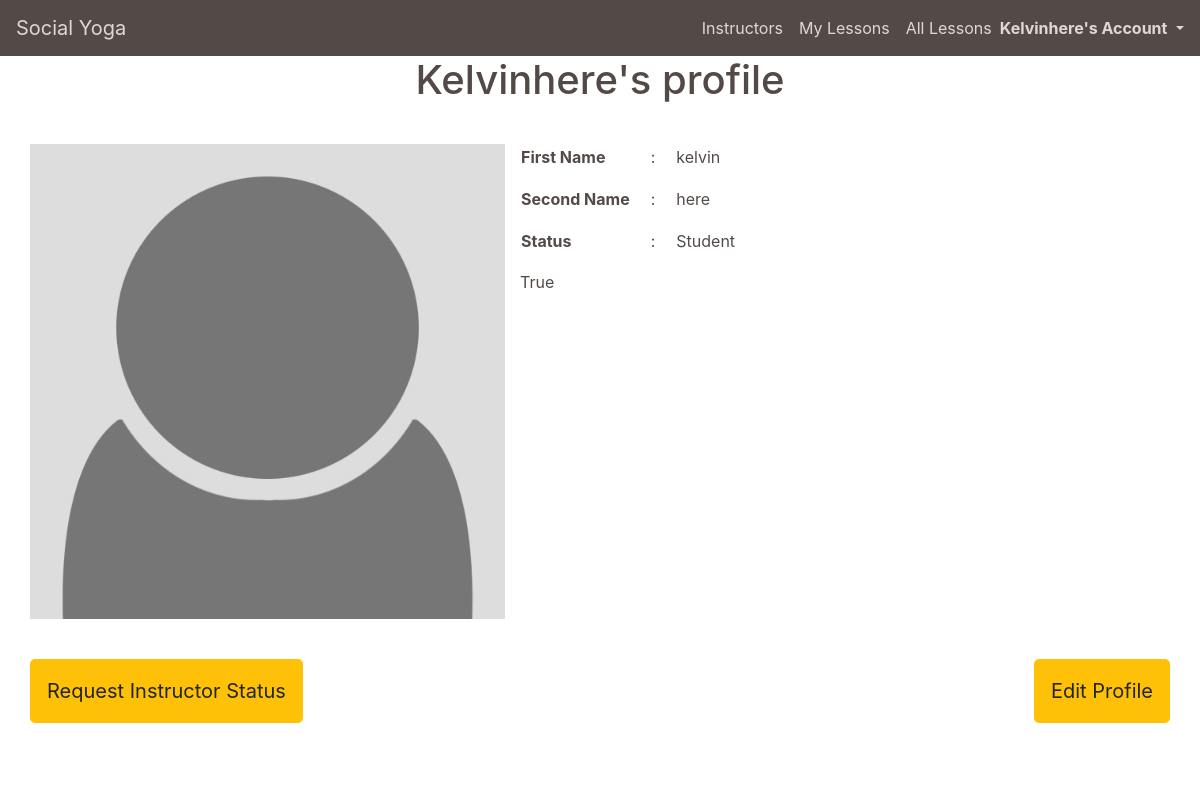
Before: /profiles/ (signed in) with the older database file.
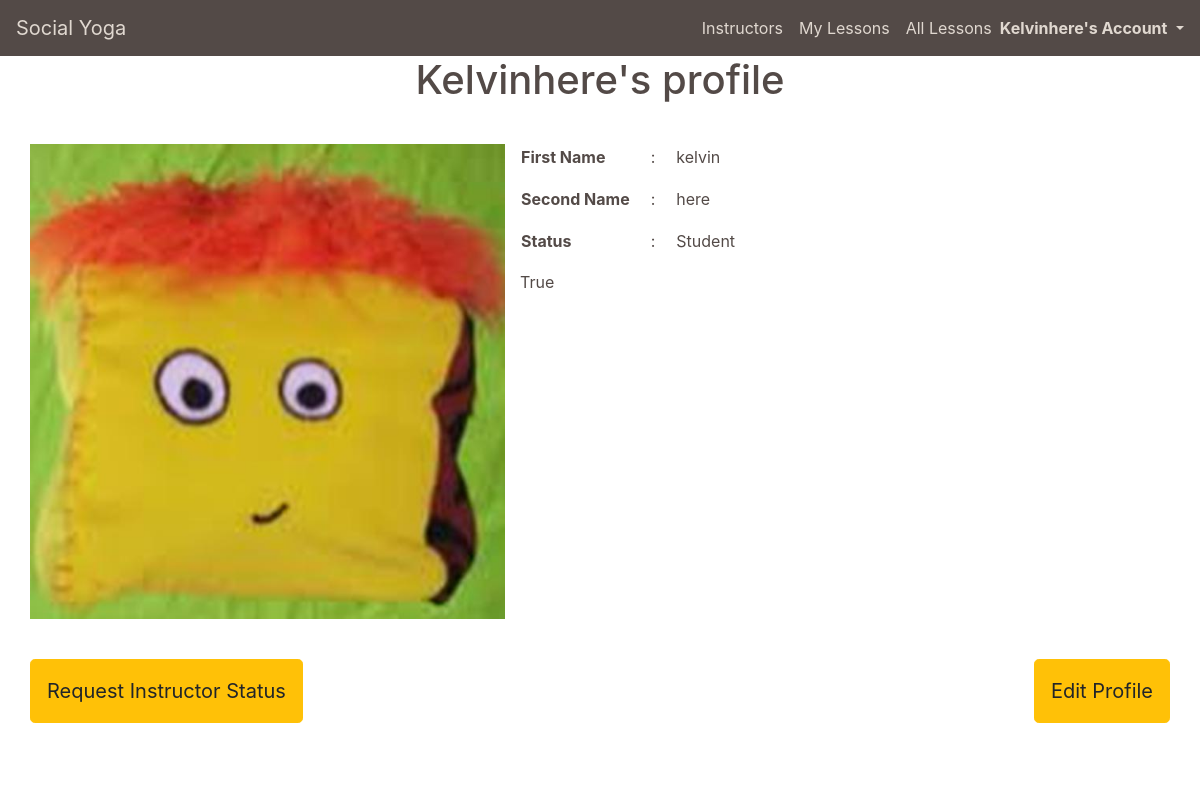
After: the same page with the newer database file.
### profiles/models.py (models this page shows)
class UserProfile(models.Model):
    user = models.OneToOneField(User, on_delete=models.CASCADE)
    first_name = models.CharField(max_length=50, null=False, blank=False)
    last_name = models.CharField(max_length=50, null=False, blank=False)
    is_instructor = models.BooleanField(default=False)
    requested_instructor_status = models.BooleanField(default=False)
    card_description = models.TextField(max_length=256, null=True, blank=True, default='')
    profile_description = models.TextField(max_length=650, default='')
    image = ResizedImageField(size=[600, 600], quality=75, crop=['middle', 'center'], force_format='JPEG', null=True, blank=True, upload_to='profile_images/')
    rating = models.DecimalField(max_digits=5, decimal_places=0, null=True, blank=True)
    def __str__(self):
        return self.user.username
    def test_profile_is_complete(self):
        if self.first_name and self.last_name and self.profile_description and self.image:
            return True
        else:
            return False

### profiles/views.py (the view)
# urls.py: path('', views.profile, name='profile'),
def profile(request, show_profile_error_toast=False):
    profile = get_object_or_404(UserProfile, user=request.user)
    profile_complete = profile.test_profile_is_complete()
    if 'error' in request.GET:
        messages.warning(request, 'You must complete your profile first!')
    template = 'profiles/profile.html'
    context = {
        'profile': profile,
        'profile_complete': profile_complete,
    }
    return render(request, template, context)

### profiles/templates/profiles/profile.html (shortened to what this page needs)
{% extends "base.html" %}
{% load static %}
{% block page_header %}
    <div class="container header-container">
        <div class="row">
            <div class="col">
                <h1 class="text-center mb-3">{{ profile|title }}'s profile</h1>
            </div>
        </div>
    </div>
{% endblock %}
{% block content %}
    <div class="overlay"></div>
    <div class="container page-contents mt-4">
        <div class="row profile-container">
            <div class="col-12 col-md-5 p-sm-0">
                <div class="row text-center m-0">
                    <div class="container-fluid instructor-page-profile-image-container p-0">
                        {% if profile.image %}
                            <img src="{{ profile.image.url }}" class="instructor-page-profile-image img-fluid" alt="{{ profile }}'s profile image'">
                        {% else %}
                            <img src="{{ MEDIA_URL }}/profile_images/no_profile_image.jpg" class="instructor-page-profile-image img-fluid" alt="{{ profile }}'s profile image'">
                        {% endif %}
                    </div>
                </div>
            </div>
            <div class="col-12 col-md-7 instructor-profile-description-container mt-3 mt-md-0">
                <div class="table-container d-flex justify-content-center justify-content-md-start">
                    <table class="profile-table">
                        <tr>
                            <td><p><strong>First Name</strong></p></td>
                            <td><p>:</p></td>
                            <td><p>{{ profile.first_name }}</p></td>
                        </tr>
                        <tr>
                            <td><p><strong>Second Name</strong></p></td>
                            <td><p>:</p></td>
                            <td><p>{{ profile.last_name }}</p></td>
                        </tr>
                        <tr>
                            <td><p><strong>Status</strong></p></td>
                            <td><p>:</p></td>
                            <td>
                                {% if profile.is_instructor == False and profile.requested_instructor_status == False %}
                                    <p>Student</p>
                                {% endif %}
                            </td>
                        </tr>
                    </table>
                </div>
                <p class="text-center text-md-left">{{ profile.profile_description }}</p>
            </div>
        </div>
        <div class="row mt-3">
            <div class="col-12 col-md-6 px-sm-0 d-flex justify-content-center justify-content-md-start">
                {% if profile.is_instructor == False and profile.requested_instructor_status == False %}
                    {% if profile_complete %}
                        <a href="{% url 'request_instructor_status' 'request'%}" class="index-main-button btn btn-lg btn-warning rounded-20 py-3 my-4">Request Instructor Status</a>
                    {% else %}
                        <a href="{% url 'profile' %}?error=profile_error" class="index-main-button btn btn-lg btn-warning rounded-20 py-3 my-4">Request Instructor Status</a>
                    {% endif %}
                {% endif %}
            </div>
            <div class="col-12 col-md-6 px-sm-0 d-flex justify-content-center justify-content-md-end">
                <a href="{% url 'edit_profile' %}" class="index-main-button btn btn-lg btn-warning rounded-20 py-3 my-4">Edit Profile</a>
            </div>
        </div>
    </div>
{% endblock %}

Changed rows visible on the page:
changed UserProfile "kelvin": image: picture added
